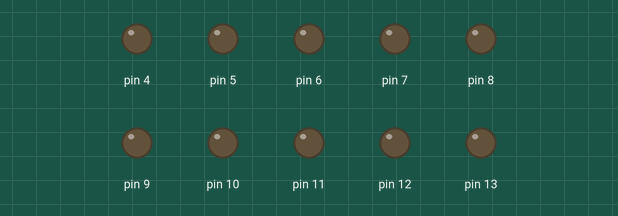
This sketch was run on a simulated Arduino Uno, built with avr-gcc and run on an emulated ATmega328P. On the bench: output pins drawn as LEDs (lit = HIGH).

Above: at 0.15 s.
At 8.63 s:
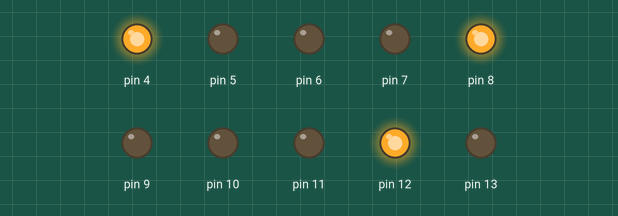
At 15.3 s:
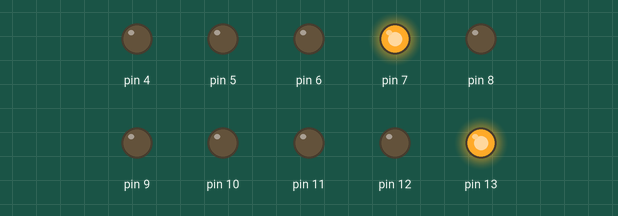
Timing chart, 0 to 16.0 s (numbered marks = the images above):
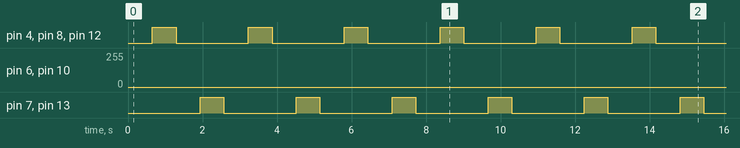

Measured:
- by itself, pin 4, pin 7, pin 8, pin 12, pin 13: alternates HIGH for 0.64 s and LOW for 1.9 s

The sketch:

Blink_fastblink.ino.ino
```cpp
// the setup function runs once when you press reset or power the board
void setup() {
  pinMode(13, OUTPUT);
  pinMode(12, OUTPUT);
  pinMode(11, OUTPUT);
  pinMode(10, OUTPUT);
  pinMode(9, OUTPUT);
  pinMode(8, OUTPUT);
  pinMode(7, OUTPUT);
  pinMode(6, OUTPUT);
  pinMode(5, OUTPUT);
  pinMode(4, OUTPUT);
}

// the loop function runs over and over again forever
void loop() {

  int delayt=5;

  for (int i=0; i<255; i++)
  {
    for (int j=4;j<14;j++)
    {
      if (j%2==0)
      {
        analogWrite(j,i);
      }
    }
    delay(delayt);
  }

    for (int j=4;j<14;j++)
    {
    analogWrite(j,0);
    }

  for (int i=0; i<255; i++)
  {
    for (int j=4;j<14;j++)
    {
      if (j%2!=0)
      {
        analogWrite(j,i);
      }
    }
    delay(delayt);
  }

    for (int j=4;j<14;j++)
    {
    analogWrite(j,0);
    }
}
```
